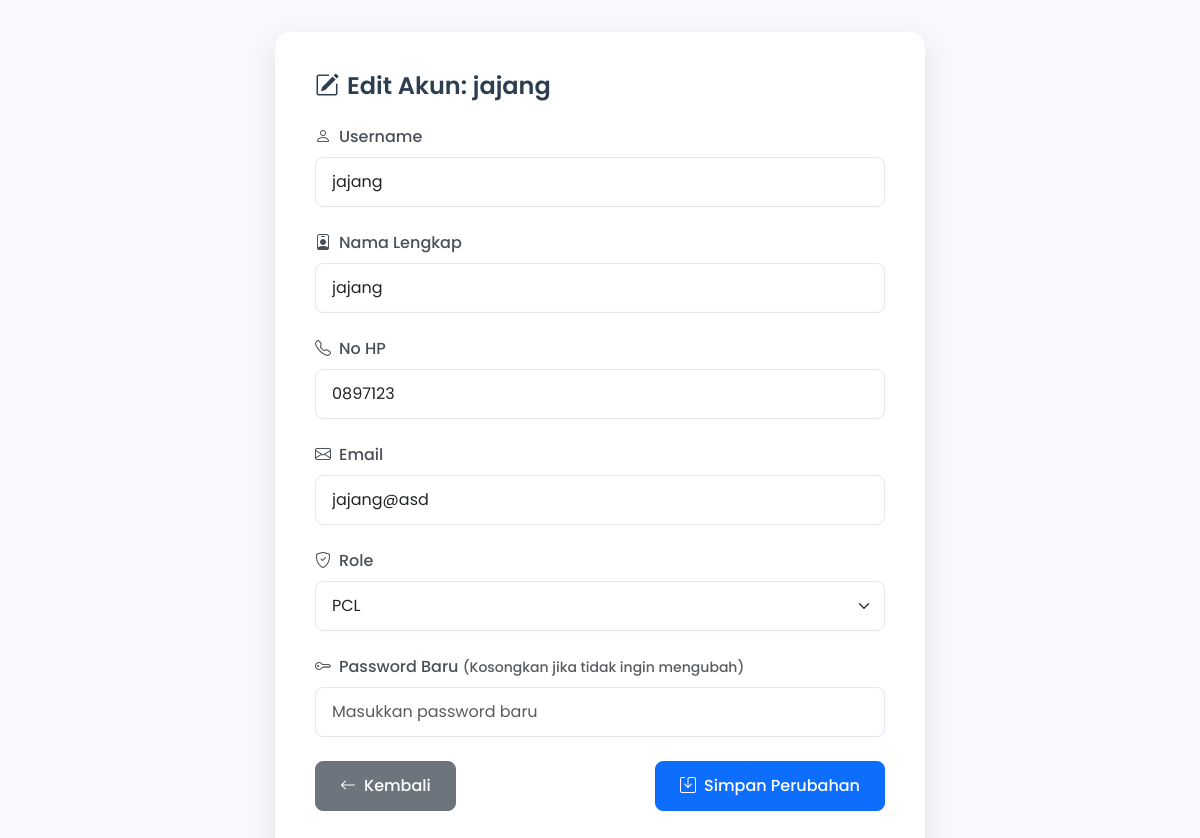
The page /service/super-admin/edit_akun.php?id=14 (signed in) on the database its author committed.
### tables this page shows
CREATE TABLE `users` (
  `id` int(11) NOT NULL,
  `username` varchar(50) NOT NULL,
  `password` varchar(255) NOT NULL,
  `nama_lengkap` varchar(100) DEFAULT NULL,
  `no_hp` varchar(20) NOT NULL,
  `email` varchar(50) NOT NULL,
  `role` enum('pcl','pml','supervisor') DEFAULT 'pcl',
  `created_at` timestamp NOT NULL DEFAULT current_timestamp(),
  `updated_at` timestamp NULL DEFAULT NULL ON UPDATE current_timestamp()
);

### service/super-admin/edit_akun.php (the view, shortened to what this page needs)
<?php
include '../../config/koneksi.php';
$id = isset($_GET['id']) ? intval($_GET['id']) : 0;
$query = mysqli_query($conn, "SELECT * FROM users WHERE id = $id");
$user = mysqli_fetch_assoc($query);
?>
<!DOCTYPE html>
<html lang="id">
<head>
    <link href="https://cdn.jsdelivr.net/npm/bootstrap@5.3.0/dist/css/bootstrap.min.css" rel="stylesheet">
    <link href="https://cdn.jsdelivr.net/npm/bootstrap-icons@1.10.5/font/bootstrap-icons.css" rel="stylesheet">
</head>
<body>
<div class="container-fluid">
    <div class="row justify-content-center">
        <div class="col-12">
            <div class="card">
                <div class="card-body">
                    <h4>
                        <i class="bi bi-pencil-square me-2"></i>Edit Akun: <?= htmlspecialchars($user['username']) ?>
                    </h4>
                    <form method="post" autocomplete="off">
                        <div class="mb-3">
                            <label class="form-label">
                                <i class="bi bi-person me-2"></i>Username
                            </label>
                            <input type="text" name="username" class="form-control" required
                                   value="<?= htmlspecialchars($user['username']); ?>"
                                   placeholder="Masukkan username">
                        </div>
                        <div class="mb-3">
                            <label class="form-label">
                                <i class="bi bi-person-badge me-2"></i>Nama Lengkap
                            </label>
                            <input type="text" name="nama_lengkap" class="form-control" required
                                   value="<?= htmlspecialchars($user['nama_lengkap']); ?>"
                                   placeholder="Masukkan nama lengkap">
                        </div>
                        <div class="mb-3">
                            <label class="form-label">
                                <i class="bi bi-telephone me-2"></i>No HP
                            </label>
                            <input type="text" name="no_hp" class="form-control" required
                                   value="<?= htmlspecialchars($user['no_hp']); ?>"
                                   placeholder="Masukkan nomor HP">
                        </div>
                        <div class="mb-3">
                            <label class="form-label">
                                <i class="bi bi-envelope me-2"></i>Email
                            </label>
                            <input type="email" name="email" class="form-control" required
                                   value="<?= htmlspecialchars($user['email']); ?>"
                                   placeholder="Masukkan email">
                        </div>
                        <div class="mb-3">
                            <label class="form-label">
                                <i class="bi bi-shield-check me-2"></i>Role
                            </label>
                            <select name="role" class="form-select" required>
                                <option value="pcl" <?= $user['role'] === 'pcl' ? 'selected' : '' ?>>PCL</option>
                            </select>
                        </div>
                        <div class="mb-3">
                            <label class="form-label">
                                <i class="bi bi-key me-2"></i>Password Baru
                                <span class="text-muted">(Kosongkan jika tidak ingin mengubah)</span>
                            </label>
                            <input type="password" name="password" class="form-control"
                                   placeholder="Masukkan password baru">
                        </div>
                        <div class="d-flex justify-content-between">
                            <a href="monitoring_akun.php" class="btn btn-secondary btn-custom">
                                <i class="bi bi-arrow-left me-2"></i>Kembali
                            </a>
                            <button type="submit" class="btn btn-primary btn-custom">
                                <i class="bi bi-save me-2"></i>Simpan Perubahan
                            </button>
                        </div>
                    </form>
                </div>
            </div>
        </div>
    </div>
</div>
</body>
</html>

### service/super-admin/edit_akun.php (style rules this page uses)
body { font-family: 'Poppins', sans-serif; background-color: #f8f9fc; min-height: 100vh; padding: clamp(1rem, 3vw, 2rem); }
.card { width: 100%; max-width: 600px; margin: 0 auto; border-radius: 15px; box-shadow: 0 10px 30px rgba(0, 0, 0, 0.1); border: none; background: white; }
.card-body { padding: clamp(1.5rem, 4vw, 2rem); }
h4 { font-weight: 600; color: #2c3e50; font-size: clamp(1.25rem, 3vw, 1.5rem); margin-bottom: 1.5rem; }
.form-label { font-weight: 500; color: #495057; margin-bottom: 0.5rem; font-size: clamp(0.875rem, 1.8vw, 1rem); }
.form-control, .form-select { border-radius: 8px; border: 1px solid #e3e6f0; padding: clamp(0.6rem, 1.5vw, 0.75rem) clamp(0.8rem, 2vw, 1rem); font-size: clamp(0.875rem, 1.8vw, 1rem); transition: all 0.3s ease; }
.btn-custom { border-radius: 8px; transition: all 0.3s ease; font-weight: 500; padding: clamp(0.6rem, 1.5vw, 0.75rem) clamp(1rem, 2.5vw, 1.5rem); font-size: clamp(0.875rem, 1.8vw, 1rem); min-width: clamp(100px, 20vw, 120px); }
.btn-primary { background-color: #0d6efd; border-color: #0d6efd; }
.btn-secondary { background-color: #6c757d; border-color: #6c757d; }
.mb-3 { margin-bottom: 1.5rem !important; }
.d-flex { gap: clamp(0.5rem, 2vw, 1rem); }
.text-muted { font-size: clamp(0.75rem, 1.5vw, 0.875rem); }
@media (min-width: 1200px) { .card { max-width: 650px; } }
@media (min-width: 1200px) { .card-body { padding: 2.5rem; } }

### rows shown on the page
users: username "jajang", nama_lengkap "jajang", no_hp "0897123", email "jajang@asd", role "PCL"
